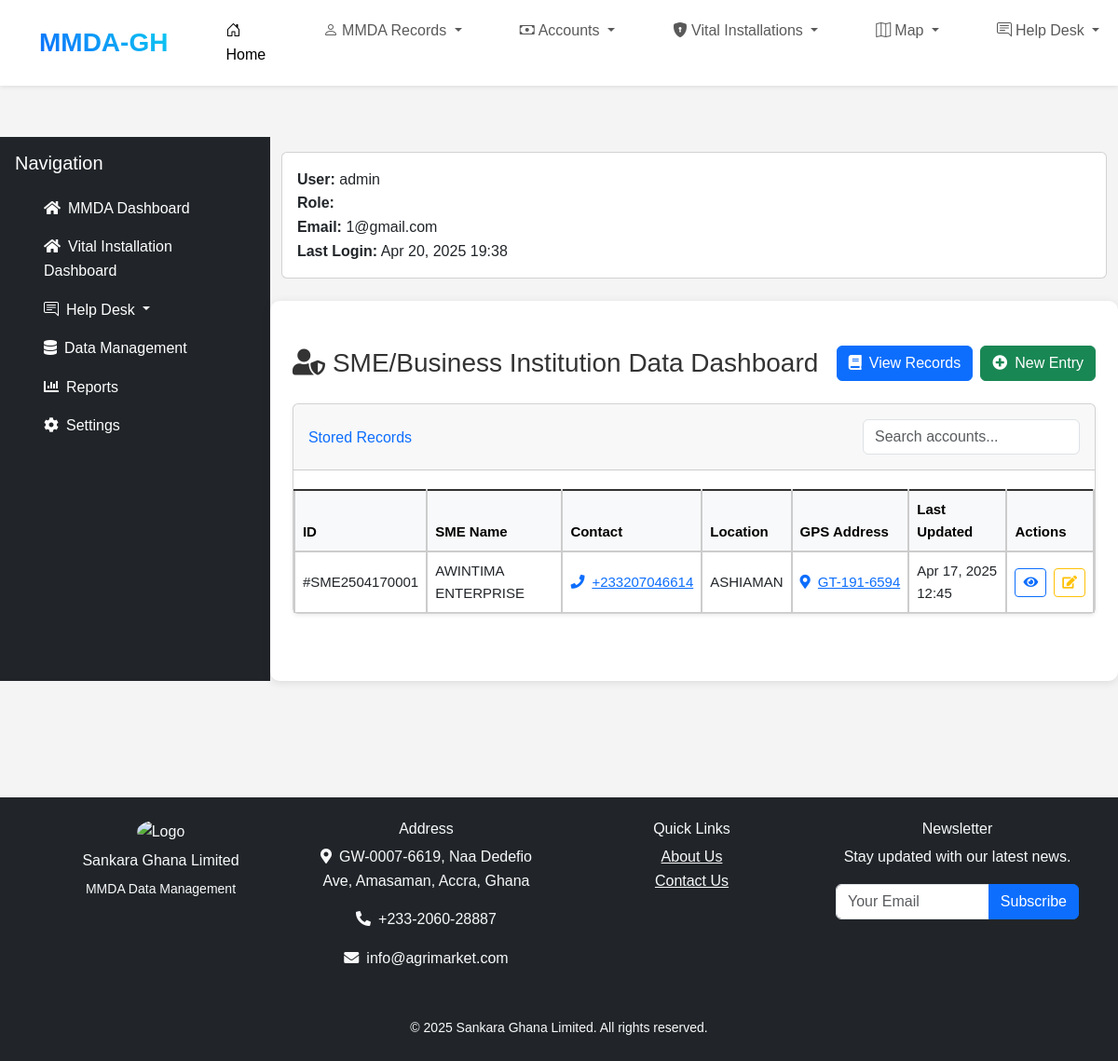
Page /sme_dashboard/ (signed in) on the committed database.
### accounts/models.py (models this page shows, shortened)
class SMECapture(models.Model):
    serial_number = models.CharField(max_length=20, unique=True, editable=False)
    category = models.CharField(max_length=10, default="SME")
    date_created = models.DateTimeField(auto_now_add=True)
    date_updated = models.DateTimeField(auto_now=True)
    region = models.ForeignKey(Region, on_delete=models.CASCADE)  # Add Region ForeignKey
    mmda = models.ForeignKey(MMDA, on_delete=models.CASCADE)  # Add Region ForeignKey
    sme_name = models.CharField(max_length=100)
    sme_contact = models.CharField(max_length=100, blank=True)
    sme_admin = models.CharField(max_length=100, blank=True)  # Populated from Ghana Card
    sme_admin_contact = PhoneNumberField(blank=True)          # Populated from Ghana Card
    additional_contacts = models.JSONField(default=list)           # For storing extra numbers
    sme_admin_ghana_card = models.OneToOneField(
        DataCapture,
        on_delete=models.CASCADE,
        related_name="SME_capture",
        to_field="ghana_card",
        help_text="Select a valid Ghana Card entry."
    )
    gps_address = models.CharField(max_length=100)
    latitude = models.FloatField(
        validators=[
            MinValueValidator(-90.0),
            MaxValueValidator(90.0)
        ],
        help_text="Latitude must be between -90.0 and 90.0."
    )
    longitude = models.FloatField(
        validators=[
            MinValueValidator(-180.0),
            MaxValueValidator(180.0)
        ],
        help_text="Longitude must be between -180.0 and 180.0."
    )
    area_zone = models.CharField(max_length=100, choices=AREA_ZONE_CHOICES)
    street_name = models.CharField(max_length=100)
    location = models.CharField(max_length=100)
    sme_registered = models.BooleanField(default=False)
    registration_no = models.CharField(
        max_length=50,
        validators=[RegexValidator(regex=r'^[A-Za-z0-9\-]+$', message="Invalid registration number format.")]
    )
    nature_ownership = models.CharField(max_length=100, choices=NATURE_CHOICES)
    service_type = models.CharField(max_length=100, choices=SERVICE_NATURE_CHOICES)
    emergency_name = models.CharField(max_length=100)
    emergency_contact = PhoneNumberField()
    building_type = models.CharField(max_length=50, choices=BUILDING_TYPE_CHOICES)
    number_of_floors = models.PositiveIntegerField()
    toilet_facility = models.CharField(max_length=50, choices=TOILET_CHOICES)
    parking_spaces = models.BooleanField(default=False)
    fenced = models.BooleanField(default=False)
    fencing_type = models.CharField(max_length=50, choices=FENCE_CHOICES, blank=True, null=True)
    building_condition = models.CharField(max_length=50, choices=BUILDING_CONDITION_CHOICES)
    security_features = models.JSONField(default=dict)  # Allows flexibility for multiple features
    construction_material = models.CharField(max_length=50, choices=MATERIAL_CHOICES)
    type_of_roof = models.CharField(max_length=50, choices=ROOF_CHOICES)
    water_supply = models.CharField(max_length=50, choices=WATER_SUPPY_CHOICES)
    gwcpl_supply = models.BooleanField(default=False)
    electricity_connection = models.CharField(max_length=50, choices=ELECTRICTY_CHOICES)
    has_backup_generator = models.BooleanField(default=False)
    sewage_system = models.CharField(max_length=50, choices=SEWAGE_SYSTEM_CHOICES)
    waste_disposal_method = models.CharField(max_length=50, choices=WASTEAGE_CHOICES)
    internet_connectivity = models.CharField(max_length=50, choices=INTERNET_CHOICES)
    proximity_to_public_infrastructure = models.CharField(max_length=50, choices=PUBLIC_INFRA_CHOICES)
    flood_risk_area = models.BooleanField(default=False)
    criminal_activities = models.JSONField(default=list)  # Replace multiple fields with a single JSONField
    network_connectivity = models.CharField(max_length=50, choices=NETWORK_CHOICES)
    road_network = models.BooleanField(default=False)  # If true, road_condition should be specified
    road_condition = models.CharField(
        max_length=50,
        choices=ROAD_CONDITION_CHOICES,
        blank=True,
        null=True,
        help_text="If road network exists, specify the condition of the road."
    )
    profile_picture = models.ImageField(upload_to='sme_pictures/', blank=True, null=True, default='default_profile.jpg')
    class Meta:
        verbose_name = "SME Capture"
        verbose_name_plural = "SME Captures"
        ordering = ['-date_created', 'sme_name']

### accounts/views.py (the view)
# urls.py: path('sme_dashboard/',views.sme_dashboard, name='sme_dashboard'),
@login_required
@cache_page(60 * 15)  # 15 minute cache
def sme_dashboard(request):
    user = request.user
    if not user.is_superuser:
        user_assignment = UserAssignment.objects.filter(user=user).first()
        if not user_assignment:
            return HttpResponseForbidden("You do not have an assigned region.")
        smes= SMECapture.objects.filter(region=user_assignment.region)
    else:
        smes= SMECapture.objects.all()
    total_entries = smes.count()
    seven_days_ago = timezone.now() - timedelta(days=7)
    recent_entries_count = smes.filter(date_created__gte=seven_days_ago).count()
    category_count = smes.values('category').distinct().count()
    today = timezone.now().date()
    trend_labels = []
    trend_data = []
    for i in range(6, -1, -1):
        day = today - timedelta(days=i)
        count = smes.filter(date_created__date=day).count()
        trend_labels.append(day.strftime('%a'))  # e.g., Mon, Tue
        trend_data.append(count)
    recent_created = smes.order_by('-date_created').first()
    recent_updated = smes.order_by('-date_updated').first()
    recent_login = user.last_login
    recent_logout = Session.objects.filter(expire_date__lt=timezone.now()).order_by('-expire_date').first()
    return render(
        request,
        'accounts/sme_dashboard.html',
        {
            'smes': smes,
            'total_entries': total_entries,
            'recent_entries_count': recent_entries_count,
            'category_count': category_count,
            'trend_labels': json.dumps(trend_labels),
            'trend_data': json.dumps(trend_data),
            'recent_created': recent_created,
            'recent_updated': recent_updated,
            'recent_login': recent_login,
            'recent_logout': recent_logout,
        }
    )

### accounts/templates/accounts/sme_dashboard.html (shortened to what this page needs)
{% extends 'base.html' %}
{% load static %}
{% load crispy_forms_tags %}
{% block content %}
<div class="container-fluid py-4">
    <div class="d-flex justify-content-between align-items-center mb-4 gap-3">
        <h1 class="h3 mb-0 text-gray-800">
            <i class="fas fa-user-shield me-2" aria-hidden="true"></i>SME/Business Institution Data Dashboard
        </h1>
        <div class="d-flex gap-2">
            <a href="{% url 'sme_list' %}" class="btn btn-primary">
                <i class="fas fa-book me-2" aria-hidden="true"></i>View Records
            </a>
            <a href="{% url 'create_sme' %}" class="btn btn-success">
                <i class="fas fa-plus-circle me-2" aria-hidden="true"></i>New Entry
            </a>
        </div>
    </div>
    <div class="card shadow-sm mb-4">
        <div class="card-header py-3 d-flex justify-content-between align-items-center">
            <h6 class="m-0 font-weight-bold text-primary">Stored Records</h6>
            <div class="search-box">
                <input type="text" id="searchInput" class="form-control" placeholder="Search accounts...">
            </div>
        </div>
        <div class="card-body p-0">
            <div class="table-responsive">
                <table class="table table-hover align-middle mb-0" id="accountsTable">
                    <thead class="table-light">
                        <tr>
                            <th>ID</th>
                            <th>SME Name</th>
                            <th>Contact</th>
                            <th>Location</th>
                            <th>GPS Address</th>
                            <th>Last Updated</th>
                            <th>Actions</th>
                        </tr>
                    </thead>
                    <tbody id="accountsTableBody">
                        {% for sme in smes %}
                        <tr>
                            <td>#{{ sme.serial_number }}</td>
                            <td>{{ sme.sme_name }}</td>
                            <td>
                                <a href="tel:{{ sme.sme_contact }}" class="text-nowrap">
                                    <i class="fas fa-phone me-2" aria-hidden="true"></i>{{ sme.sme_contact }}
                                </a>
                            </td>
                            <td>{{ sme.location }}</td>
                            <td>
                                {% if sme.gps_address %}
                                <a href="https://www.ghanapostgps.com/map/?q={{ sme.gps_address }}" target="_blank" class="text-nowrap">
                                    <i class="fas fa-map-marker-alt me-2" aria-hidden="true"></i>{{ sme.gps_address|truncatechars:20 }}
                                </a>
                                {% else %}
                                <span class="text-muted">N/A</span>
                                {% endif %}
                            </td>
                            <td>{{ sme.date_updated|date:"M d, Y H:i" }}</td>
                            <td>
                                <div class="d-flex gap-2">
                                    <a href="{% url 'sme_detail' sme.pk %}" class="btn btn-sm btn-outline-primary">
                                        <i class="fas fa-eye" aria-hidden="true"></i>
                                    </a>
                                    <a href="{% url 'sme_detail' sme.pk %}" class="btn btn-sm btn-outline-warning">
                                        <i class="fas fa-edit" aria-hidden="true"></i>
                                    </a>
                                </div>
                            </td>
                        </tr>
                        {% endfor %}
                    </tbody>
                </table>
            </div>
        </div>
    </div>
</div>
{% endblock %}

### accounts/templates/base.html (shortened to what this page needs)
{% load static %}
<!DOCTYPE html>
<html lang="en">
<head>
    <link href="https://cdn.jsdelivr.net/npm/bootstrap@5.3.0/dist/css/bootstrap.min.css" rel="stylesheet">
    <link rel="stylesheet" href="https://cdnjs.cloudflare.com/ajax/libs/font-awesome/6.0.0-beta3/css/all.min.css">
    <link rel="stylesheet" href="https://cdn.jsdelivr.net/npm/bootstrap-icons@1.8.1/font/bootstrap-icons.css">
    <link rel="stylesheet" href="https://cdnjs.cloudflare.com/ajax/libs/font-awesome/5.15.4/css/all.min.css">
    <link rel="stylesheet" href="{% static 'css/styles.css' %}">
</head>
<body>
    {% include 'navbar.html' %}
<br><br><br>
    <div class="main-wrapper d-flex">
<br><br>
        <nav id="sidebar" class="sidebar bg-dark text-white p-3">
            <div class="sidebar-header d-flex justify-content-between align-items-center">
                <h5 class="text-center mb-0">Navigation</h5>
            </div>
            <ul class="nav flex-column mt-3">
                <li class="nav-item">
                    <a href="#" class="nav-link text-white">
                        <i class="fas fa-home me-2"></i>MMDA Dashboard
                    </a>
                </li>
                <li class="nav-item">
                    <a href="#" class="nav-link text-white">
                        <i class="fas fa-home me-2"></i>Vital Installation Dashboard
                    </a>
                </li>
                <li class="nav-item dropdown">
                    <a class="nav-link text-white dropdown-toggle px-3 rounded-3" href="#" role="button" data-bs-toggle="dropdown">
                        <i class="bi bi-chat-right-text me-2"></i>Help Desk
                    </a>
                </li>
                <li class="nav-item">
                    <a href="#" class="nav-link text-white">
                        <i class="fas fa-database me-2"></i>Data Management
                    </a>
                </li>
                <li class="nav-item">
                    <a href="#" class="nav-link text-white">
                        <i class="fas fa-chart-bar me-2"></i>Reports
                    </a>
                </li>
                <li class="nav-item">
                    <a href="#" class="nav-link text-white">
                        <i class="fas fa-cog me-2"></i>Settings
                    </a>
                </li>
            </ul>
        </nav>
        <div class="flex-grow-1">
            <div class="container mt-3">
                <div class="card mb-4">
                    <div class="card-body">
                        <ul class="list-unstyled mb-0">
                            <li><strong>User:</strong> {{ request.user }}</li>
                            <li><strong>Role:</strong> {{ request.user.role }}</li>
                            <li><strong>Email:</strong> {{ request.user.email }}</li>
                            <li><strong>Last Login:</strong> {{ request.user.last_login|date:"M d, Y H:i" }}</li>
                        </ul>
                    </div>
                </div>
            </div>
            <main class="container py-4">
                {% block content %}{% endblock %}
            </main>
                </div>
                    </div>
                    <br><br><br>
            <footer class="bg-dark text-light py-4 mt-5">
                <div class="container">
                    <div class="row">
                        <div class="col-md-3 mb-3 text-center">
                            <img src="{% static 'assets/gat.jpg' %}" alt="Logo"
                                 class="img-fluid rounded-circle mb-2" style="width: 75px;">
                            <h6>Sankara Ghana Limited</h6>
                            <small>MMDA Data Management</small>
                        </div>
                        <div class="col-md-3 mb-3">
                            <h6>Address</h6>
                            <p><i class="fas fa-map-marker-alt me-2"></i>GW-0007-6619, Naa Dedefio Ave, Amasaman, Accra, Ghana</p>
                            <p><i class="fas fa-phone-alt me-2"></i>+233-2060-28887</p>
                            <p><i class="fas fa-envelope me-2"></i>info@agrimarket.com</p>
                        </div>
                        <div class="col-md-3 mb-3">
                            <h6>Quick Links</h6>
                            <a href="{% url 'about' %}" class="text-light d-block">About Us</a>
                            <a href="{% url 'contact' %}" class="text-light d-block">Contact Us</a>
                        </div>
                        <div class="col-md-3 mb-3">
                            <h6>Newsletter</h6>
                            <p>Stay updated with our latest news.</p>
                            <div class="input-group">
                                <input type="email" class="form-control" placeholder="Your Email">
                                <button class="btn btn-primary">Subscribe</button>
                            </div>
                        </div>
                    </div>
                    <div class="text-center mt-3">
                        <small>&copy; {% now "Y" %} Sankara Ghana Limited. All rights reserved.</small>
                    </div>
                </div>
            </footer>
</body>
</html>

### rows in the picture
SMECapture: serial_number "SME2504170001", sme_name "AWINTIMA ENTERPRISE", sme_contact "+233207046614", location "ASHIAMAN", gps_address "GT-191-6594", date_updated "Apr 17, 2025 12:45"

### other values in the picture
{{ request.user }} "admin"
{{ request.user.email }} "1@gmail.com"
{{ request.user.last_login|date:"M d, Y H:i" }} "Apr 20, 2025 19:38"
